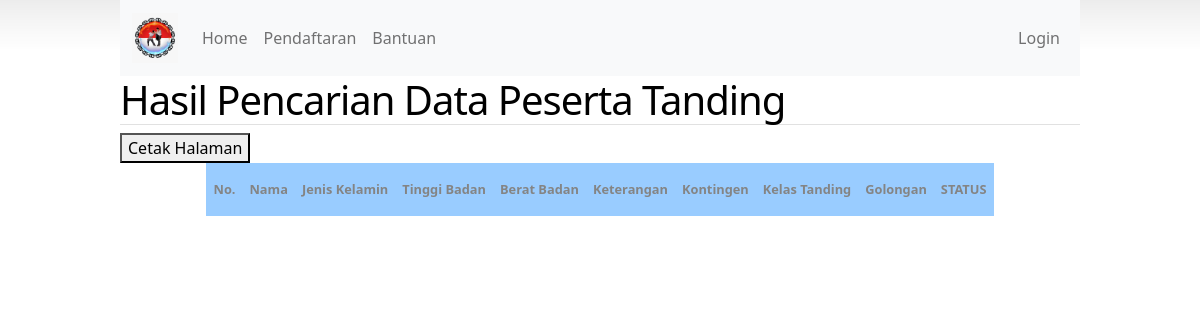
Before: /do_pencarian.php with the older database file.
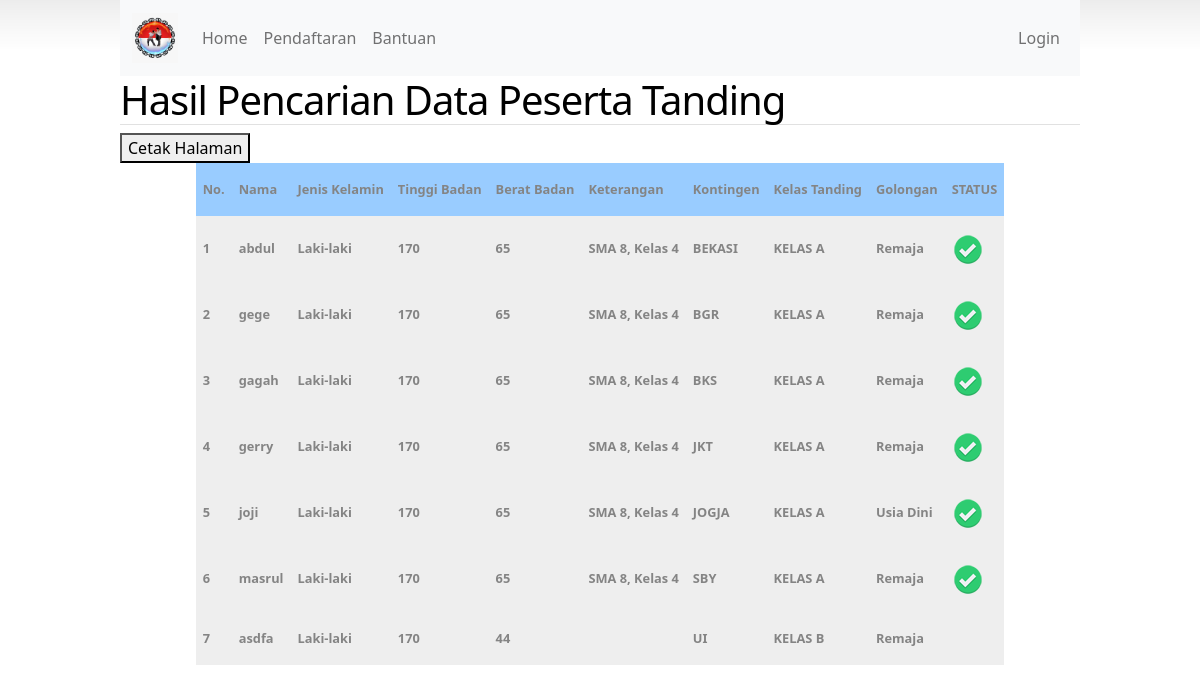
After: the same page with the newer database file.
### tables this page shows
CREATE TABLE `peserta` (
  `ID_peserta` int(11) NOT NULL,
  `nm_lengkap` varchar(35) NOT NULL,
  `jenis_kelamin` varchar(15) NOT NULL,
  `tpt_lahir` varchar(55) NOT NULL,
  `tgl_lahir` date NOT NULL,
  `tb` int(11) NOT NULL,
  `bb` int(11) NOT NULL,
  `kelas` varchar(21) NOT NULL,
  `asal_sekolah` varchar(55) NOT NULL,
  `kategori_tanding` varchar(10) NOT NULL,
  `golongan` varchar(15) NOT NULL,
  `kode_gr` varchar(32) NOT NULL,
  `kelas_tanding_FK` varchar(4) NOT NULL,
  `kontingen` varchar(100) NOT NULL,
  `foto` varchar(128) NOT NULL,
  `ktp` varchar(128) NOT NULL,
  `akta_lahir` varchar(128) NOT NULL,
  `ijazah` varchar(128) NOT NULL,
  `status` varchar(15) NOT NULL,
  `role` varchar(20) DEFAULT NULL,
  `email` varchar(100) DEFAULT NULL,
  `password` varchar(255) DEFAULT NULL
);

CREATE TABLE `kelastanding` (
  `ID_kelastanding` int(11) NOT NULL,
  `nm_kelastanding` varchar(21) NOT NULL
);

### do_pencarian.php (the view, shortened to what this page needs)
<?php
	include "backend/includes/connection.php";
	$nama = mysqli_real_escape_string($koneksi, $_POST["nama"]);
	$kontingen = mysqli_real_escape_string($koneksi, $_POST["kontingen"]);
	$sqlpeserta ="SELECT * FROM peserta
					INNER JOIN kelastanding ON peserta.kelas_tanding_FK=kelastanding.ID_kelastanding
					WHERE peserta.nm_lengkap LIKE '%$nama%'
					AND peserta.kontingen LIKE '%$kontingen%'
					AND peserta.kategori_tanding='Tanding'
					ORDER BY peserta.kontingen ASC";
	$datapeserta = mysqli_query($koneksi, $sqlpeserta);
?>
<!DOCTYPE html PUBLIC "-//W3C//DTD XHTML 1.0 Transitional//EN" "http://www.w3.org/TR/xhtml1/DTD/xhtml1-transitional.dtd">
<html xmlns="http://www.w3.org/1999/xhtml">
<head>
    <link href="css/reset.css" rel="stylesheet" type="text/css" media="all" />
    <link href="css/stylesheet.css" rel="stylesheet" type="text/css" media="all" />
</head>
<body>
<div id="wrapper">
  <?php
	include "headmenu.php";
  ?>
<h1>Hasil Pencarian Data Peserta Tanding</h1>
<div class="non-printable"><button onclick="window.print()">Cetak Halaman</button></div>
<div align="center">
	<table>
		<tr bgcolor="#99CCFF">
			<td>No.</td>
			<td>Nama</td>
			<td>Jenis Kelamin</td>
			<td>Tinggi Badan</td>
			<td>Berat Badan</td>
			<td>Keterangan</td>
			<td>Kontingen</td>
			<td>Kelas Tanding</td>
			<td>Golongan</td>
			<td>STATUS</td>
		</tr>
		<?php $no=0 ; while($peserta = mysqli_fetch_array($datapeserta)) { $no++; ?>
		<tr bgcolor="#eeeeee">
			<td><?php echo $no; ?></td>
			<td><?php echo $peserta['nm_lengkap']; ?></td>
			<td><?php echo $peserta['jenis_kelamin']; ?></td>
			<td><?php echo $peserta['tb']; ?></td>
			<td><?php echo $peserta['bb']; ?></td>
			<td><?php echo $peserta['asal_sekolah'];
						if($peserta['asal_sekolah']<>'') { echo ", Kelas ";}
					  echo $peserta['kelas']; ?>
			</td>
			<td><?php echo $peserta['kontingen']; ?></td>
			<td><?php echo $peserta['nm_kelastanding']; ?></td>
			<td><?php echo $peserta['golongan']; ?></td>
			<td><?php if($peserta['status']=='PAID') { echo "<IMG SRC=images/check.png></IMG>"; } ?></td>
		</tr>
		<?php } ?>
	</table>
	</div>
</div>
  </body>
</html>

### headmenu.php (shortened to what this page needs)
<!DOCTYPE html>
<html>
<head>
	<link rel="stylesheet" type="text/css" href="css/jquery-ui.css" />
	<link rel="stylesheet" href="https://cdn.jsdelivr.net/npm/bootstrap@5.0.2/dist/css/bootstrap.min.css">
</head>
<body>
	<?php
		$activePage = basename($_SERVER['PHP_SELF']);
		if (isset($_SESSION['email']))
		{
			echo '
				<nav class="navbar navbar-expand-lg navbar-light bg-light">
					<div class="container">
						<a href="index.php" class="navbar-brand">
							<img src="images/logo.jpg" height="50" alt="CoolBrand">
						</a>
						<button type="button" class="navbar-toggler" data-bs-toggle="collapse" data-bs-target="#navbar-collapse" aria-controls="navbarNav" aria-expanded="false" aria-label="Toggle navigation">
							<span class="navbar-toggler-icon"></span>
						</button>
						<div class="collapse navbar-collapse" id="navbar-collapse">
							<ul class="navbar-nav">
								<li class="nav-item ' . ($activePage == "user_index.php" ? "active" : "") . '">
									<a href="user_index.php" class="nav-item nav-link">Home</a>
								</li>
								<li class="nav-item ' . ($activePage == "pencarian.php" ? "active" : "") . '">
									<a href="pencarian.php" class="nav-item nav-link ">Pencarian Data</a>
								</li>
								<li class="nav-item ' . ($activePage == "konfirmasi.php" ? "active" : "") . '">
									<a href="konfirmasi.php" class="nav-item nav-link ">Konfirmasi Pembayaran</a>
								</li>
								<li class="nav-item ' . ($activePage == "bantuan.php" ? "active" : "") . '">
									<a href="bantuan.php" class="nav-item nav-link">Bantuan</a>
								</li>
							</ul>
							<ul class="navbar-nav ms-auto">
								<li class="nav-item ' . ($activePage == "logout.php" ? "active" : "") . '">
									<a href="backend/logout.php" class="nav-item nav-link">Logout</a>
								</li>
							</ul>
						</div>
					</div>
				</nav>
			';
		}
		else
		{
			echo '
				<nav class="navbar navbar-expand-lg navbar-light bg-light">
					<div class="container">
						<a href="index.php" class="navbar-brand">
							<img src="images/logo.jpg" height="50" alt="CoolBrand">
						</a>
						<button type="button" class="navbar-toggler" data-bs-toggle="collapse" data-bs-target="#navbar-collapse" aria-controls="navbarNav" aria-expanded="false" aria-label="Toggle navigation">
							<span class="navbar-toggler-icon"></span>
						</button>
						<div class="collapse navbar-collapse" id="navbar-collapse">
							<ul class="navbar-nav">
								<li class="nav-item ' . ($activePage == "index.php" ? "active" : "") . '">
									<a href="index.php" class="nav-item nav-link ">Home</a>
								</li>
								<li class="nav-item ' . ($activePage == "pendaftaran.php" ? "active" : "") . '">
									<a href="pendaftaran.php" class="nav-item nav-link">Pendaftaran</a>
								</li>
								<li class="nav-item ' . ($activePage == "bantuan.php" ? "active" : "") . '">
									<a href="bantuan.php" class="nav-item nav-link">Bantuan</a>
								</li>
							</ul>
							<ul class="navbar-nav ms-auto">
								<li class="nav-item ' . ($activePage == "login.php" ? "active" : "") . '">
									<a href="backend/login.php" class="nav-item nav-link">Login</a>
								</li>
							</ul>
						</div>
					</div>
				</nav>
			';
		}
	?>
</body>
</html>

### css/stylesheet.css (style rules this page uses)
body { background: url(../images/back-grad.gif) repeat-x #FFF; font-family:Tahoma, Geneva, sans-serif; line-height: 0.9em; color: #a6a6a6; }
a { color: #118ad6; text-decoration: none; }
h1 { font-size: 1.5em; color: #000; border-bottom: 1px solid #e1e1e1; line-height: 1.5em; letter-spacing: -1px; margin-bottom: 10px; }
table { padding: 10px 0; color: #848484; }
td { padding: 17px 7px; border-bottom: 1px solid #e2e2e2; font-size: .8em; text-align: left; font-weight: bold; }
#wrapper { width: 960px; margin: 0 auto; position: relative; }

Changed rows visible on the page:
added peserta: nm_lengkap "abdul", jenis_kelamin "Laki-laki", tb "170", bb "65", asal_sekolah "SMA 8", shows ", Kelas", kelas "4", kontingen "BEKASI", kelastanding.nm_kelastanding "KELAS A", golongan "Remaja"
added peserta: nm_lengkap "gege", jenis_kelamin "Laki-laki", tb "170", bb "65", asal_sekolah "SMA 8", shows ", Kelas", kelas "4", kontingen "BGR", kelastanding.nm_kelastanding "KELAS A", golongan "Remaja"
added peserta: nm_lengkap "gagah", jenis_kelamin "Laki-laki", tb "170", bb "65", asal_sekolah "SMA 8", shows ", Kelas", kelas "4", kontingen "BKS", kelastanding.nm_kelastanding "KELAS A", golongan "Remaja"
added peserta: nm_lengkap "gerry", jenis_kelamin "Laki-laki", tb "170", bb "65", asal_sekolah "SMA 8", shows ", Kelas", kelas "4", kontingen "JKT", kelastanding.nm_kelastanding "KELAS A", golongan "Remaja"
added peserta: nm_lengkap "joji", jenis_kelamin "Laki-laki", tb "170", bb "65", asal_sekolah "SMA 8", shows ", Kelas", kelas "4", kontingen "JOGJA", kelastanding.nm_kelastanding "KELAS A", golongan "Usia Dini"
added peserta: nm_lengkap "masrul", jenis_kelamin "Laki-laki", tb "170", bb "65", asal_sekolah "SMA 8", shows ", Kelas", kelas "4", kontingen "SBY", kelastanding.nm_kelastanding "KELAS A", golongan "Remaja"
added peserta: nm_lengkap "asdfa", jenis_kelamin "Laki-laki", tb "170", bb "44", kontingen "UI", kelastanding.nm_kelastanding "KELAS B", golongan "Remaja"
